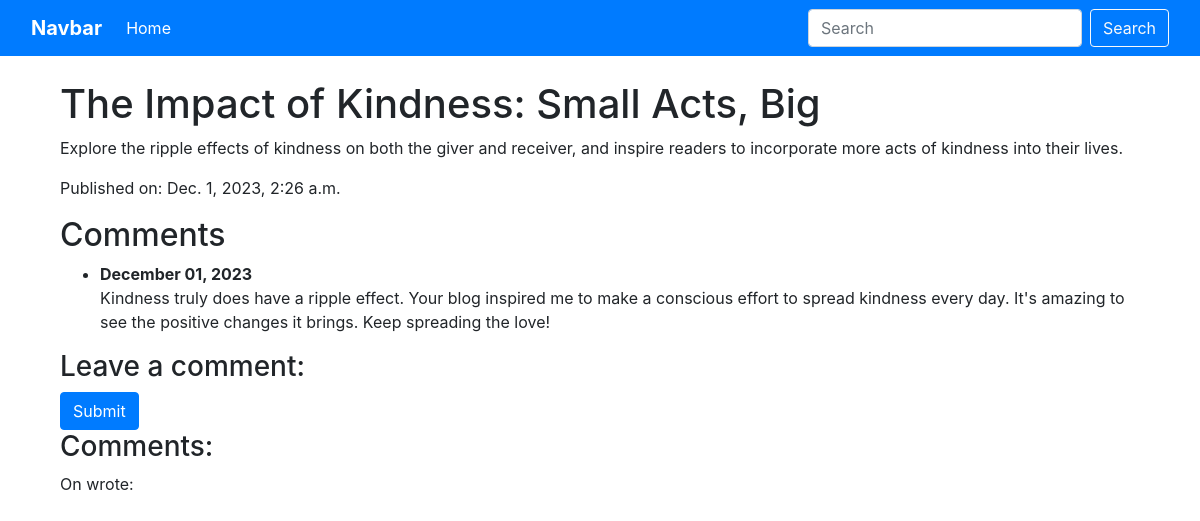
The app's page /post/2/ with its own data.
### posts/models.py (models this page shows, shortened)
class Post(models.Model):
    title = models.CharField(max_length=40)
    content = models.TextField()
    pub_date = models.DateTimeField(default=timezone.now)
    author = models.ForeignKey(User, on_delete=models.CASCADE)

class Comment(models.Model):
    post = models.ForeignKey(Post, related_name='comments', on_delete=models.CASCADE)
    text = models.TextField()
    created_at = models.DateTimeField(auto_now_add=True)

### posts/views.py (the view, shortened to what this page needs)
# urls.py: path('post/<int:post_id>/', blog_detail, name='blog_detail'),
def blog_detail(request, post_id):
    post = get_object_or_404(Post, pk = post_id)
    comments = Comment.objects.filter(post=post)
    context = {'post': post, 'comments':comments}
    return render(request, "home/blog_detail.html", context=context)

### posts/templates/home/blog_detail.html (shortened to what this page needs)
{% extends 'base.html' %}
{% block content %}
    <div class="container mt-4">
        <h1>{{ post.title }}</h1>
        <p>{{ post.content }}</p>
        <p>Published on: {{ post.pub_date }}</p>
        <div class="comments">
            <h2>Comments</h2>
            {% if comments %}
            <ul>
                {% for comment in comments %}
                <li>
                    <strong>{{ comment.created_at|date:"F d, Y" }}</strong>
                    <p>{{ comment.text }}</p>
                </li>
                {% endfor %}
            </ul>
            {% else %}
            <p>No comments yet.</p>
            {% endif %}
        </div>
        <h3>Leave a comment:</h3>
        <form method="post">
            <button type="submit" class="btn btn-primary">Submit</button>
        </form>
        <h3>Comments:</h3>
        {% for comment in comments %}
        <p>
            On {{ comment.created_on.date }} <b>{{ comment.author }}</b> wrote:
        </p>
        {% endfor %}
    </div>
{% endblock %}

### static/css/custom.css (style rules this page uses)
.container { margin-top: 20px; }

### records on screen
Post: title "The Impact of Kindness: Small Acts, Big", content "Explore the ripple effects of kindness on both the giver and receiver, and inspire readers to incorporate more acts of kindness into their lives.", pub_date "Dec. 1, 2023, 2:26 a.m."
Comment: created_at "December 01, 2023", text "Kindness truly does have a ripple effect. Your blog inspired me to make a conscious effort to spread kindness every day. It's amazing to see the positive changes it brings. Keep spreading the love!"
